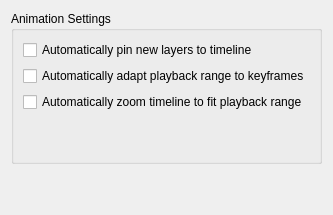
     <widget class="QWidget" name="Animation">
      <attribute name="title">
       <string>Animation</string>
      </attribute>
      <layout class="QVBoxLayout" name="verticalLayout_11">
       <item>
        <widget class="QGroupBox" name="grpAnimation">
         <property name="title">
          <string>Animation Settings</string>
         </property>
         <layout class="QVBoxLayout" name="verticalLayout_12">
          <item>
           <widget class="QCheckBox" name="m_chkAutoPin">
            <property name="toolTip">
             <string>When this option is checked newly created layers will be automatically pinned to the animation timeline. This is useful when animating with a small number of layers or when many elements on different animated layers are interacting with each other.</string>
            </property>
            <property name="text">
             <string>Automatically pin new layers to timeline</string>
            </property>
           </widget>
          </item>
          <item>
           <widget class="QCheckBox" name="m_chkAdaptivePlaybackRange">
            <property name="toolTip">
             <string>When checked, this option automatically adjusts the document's &quot;start&quot; and &quot;end&quot; frames so that newly created keyframes are always within the animation playback range. This feature is recommended to speed up animation workflow when improvising a scene without a predetermined length.</string>
            </property>
            <property name="text">
             <string>Automatically adapt playback range to keyframes</string>
            </property>
           </widget>
          </item>
          <item>
           <widget class="QCheckBox" name="m_chkAutoZoom">
            <property name="toolTip">
             <string>When checked, this option will automatically scale the Animation Timeline Docker's frames view to best fit the document's playback range. A smaller playback range will cause the timeline to zoom in, while a larger playback range will cause the timeline to zoom out.</string>
            </property>
            <property name="text">
             <string>Automatically zoom timeline to fit playback range</string>
            </property>
           </widget>
          </item>
          <item>
           <spacer name="verticalSpacer_6">
            <property name="orientation">
             <enum>Qt::Orientation::Vertical</enum>
            </property>
            <property name="sizeHint" stdset="0">
             <size>
              <width>20</width>
              <height>40</height>
             </size>
            </property>
           </spacer>
          </item>
         </layout>
        </widget>
       </item>
       <item>
        <spacer name="verticalSpacer_6">
         <property name="orientation">
          <enum>Qt::Orientation::Vertical</enum>
         </property>
         <property name="sizeHint" stdset="0">
          <size>
           <width>20</width>
           <height>40</height>
          </size>
         </property>
        </spacer>
       </item>
      </layout>
     </widget>
